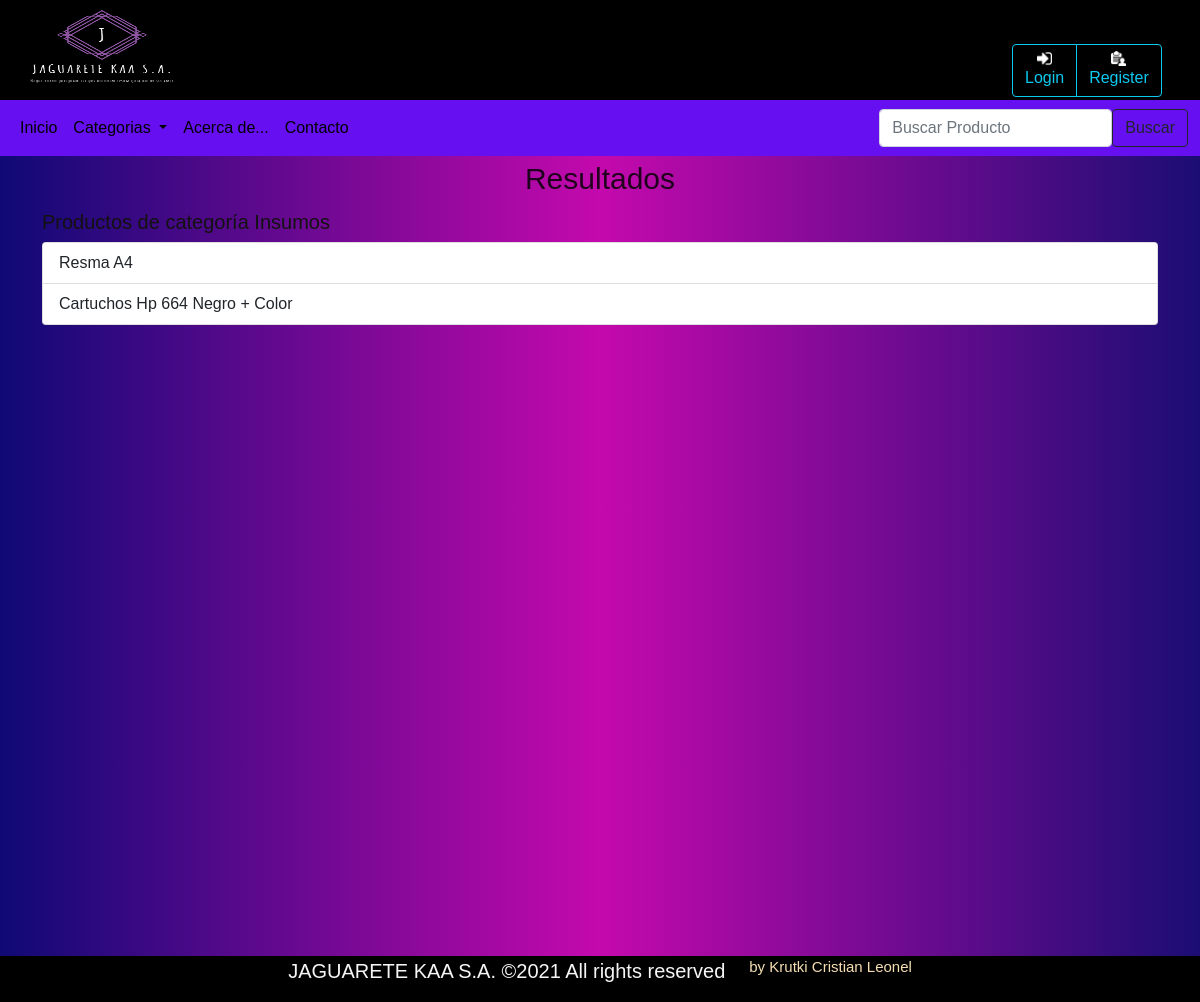
The app's page /JAGWEB/search/4, older data.
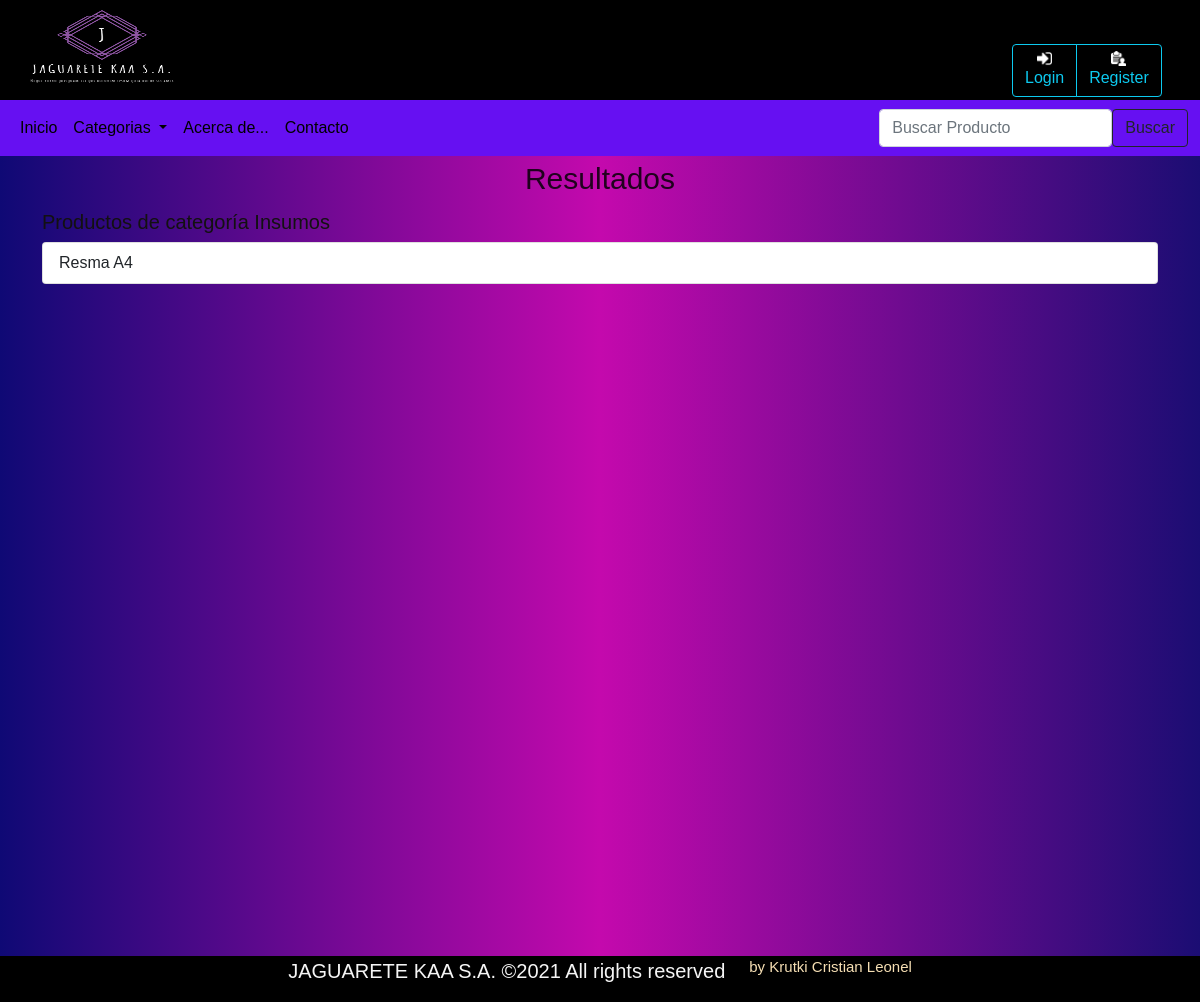
The same page, newer data.
### JAGWEB/models.py (models this page shows, shortened)
class Producto (models.Model):
    nombre = models.CharField(max_length=180) #nombre del producto 180 caracteres max
    descripcion = models.TextField() #descripcion breve del producto 250 caracteres
    categoria = models.ForeignKey(Categoria,on_delete=models.CASCADE,related_name="categ") #categoria referenciada
    precio=models.DecimalField(max_digits=10, decimal_places=2) #precio del producto en float
    imagen= models.ImageField(upload_to='products/', default='products/default.png')   #imagen del producto

### JAGWEB/views.py (the view)
# urls.py: path('search/<int:id_category>', views.search_category, name="search_category"),
def search_category(request, id_category):
    return render(request, "producto/searchResoult.html", {
        'una_categoria': Categoria.objects.get(id=id_category),
        'lst_productos': Producto.objects.filter(categoria=id_category)
    })

### JAGWEB/context_processors.py (called while the page is built)
def cat_menu(request):
    categorias = Categoria.objects.all()
    return{
        'list_category': categorias
    }

def importe_total_carrito (request):
    total=0
    if request.user.is_authenticated:
        for key, value in request.session['carrito'].items():
            total=total+(float(value["precio"])*value["cantidad"])
    return {"importe_total_carrito":total}

def cantidad_productos (request):
    cantidad=0
    if request.user.is_authenticated:
        cantidad = len(request.session['carrito'])
    return{"cantidad_productos":cantidad}

### JAGWEB/templates/producto/searchResoult.html
{% extends "layout.html" %} {% load static %} {% block body %}
<div class="container container-fluid">
    <h1>Resultados</h1>
    {% if una_categoria %}
    <h2 style="color:rgb(19, 17, 17);font-family: Verdana, Geneva, Tahoma, sans-serif;font-size: 20px;">Productos de categor&iacute;a {{una_categoria.nombre}} </h2>
    {% else %}
    <h2 style="color:rgb(19, 17, 17);font-family: Verdana, Geneva, Tahoma, sans-serif;font-size: 20px;">Productos relacionados</h2>
    {% endif %} {% if lst_productos %}
    <div class="list-group">
        {% for un_producto in lst_productos %}
        <a href="{% url 'product' un_producto.id %}" class="list-group-item list-group-item-action">{{un_producto.nombre}}</a> {% endfor %}
    </div>
    {% else %}
    <h2 style="color:rgb(19, 17, 17);font-family: Verdana, Geneva, Tahoma, sans-serif;font-size: 20px;">La b&uacute;squeda no tuvo resultados </h2>
    {% endif %}
</div>
{% endblock %}

Row changes from the older to the newer data that the page shows:
removed Producto: nombre "Cartuchos Hp 664 Negro + Color"
